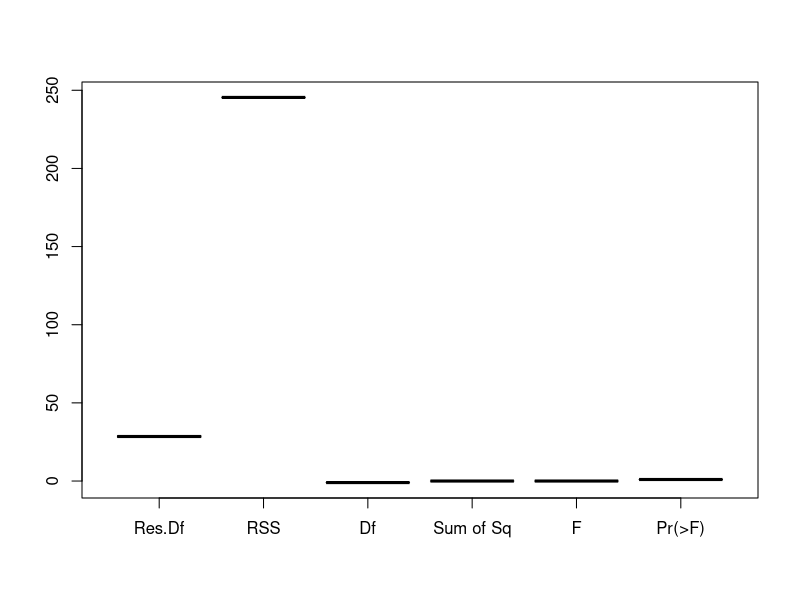

Here is the R script that generated this plot:
input <- mtcars[,c("am","mpg","hp")]
print(head(input))
#Create Regression Model
result <- aov(mpg~hp*am,data = input)
print(summary(result))
#Create the regression models
result <- aov(mpg~hp+am,data = input)
print(summary(result))
#Create the regression models
result1 <- aov(mpg~hp*am,data = input)
result2 <- aov(mpg~hp+am,data = input)
#Compare the two models
print(anova(result1,result2))
boxplot(anova(result1,result2))